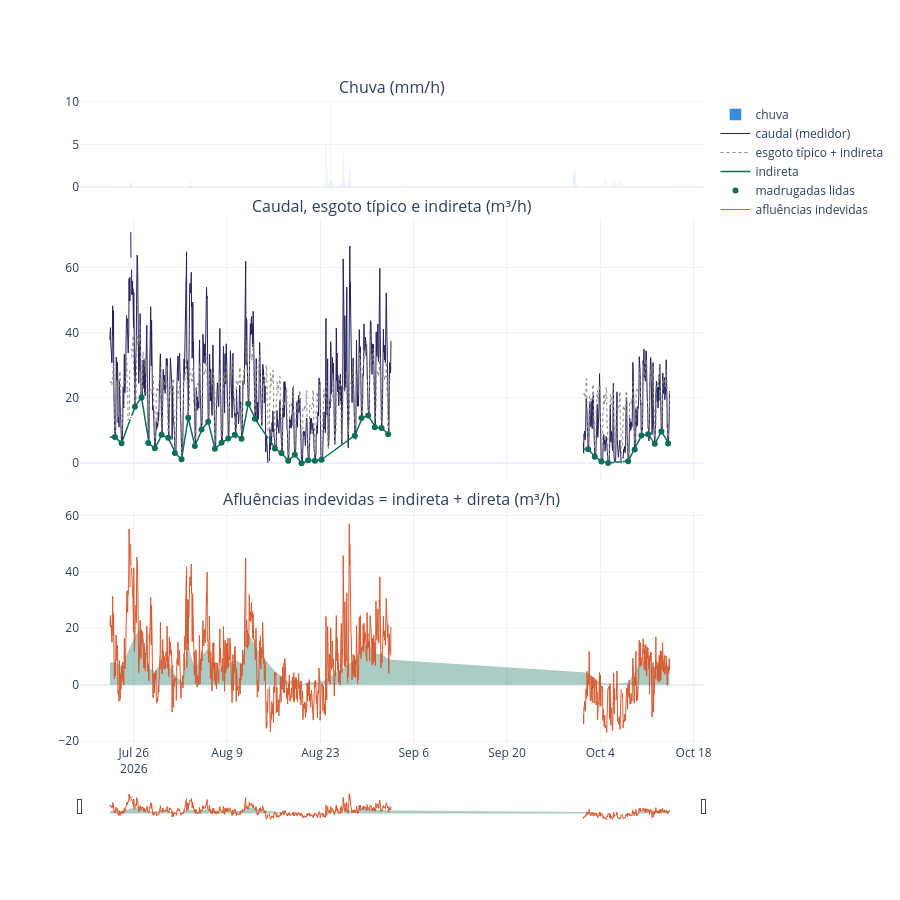

Notebook code for this chart:
### Markdown cell above
## The whole period, hour by hour

Top: rain. Middle: the meter's caudal, the typical esgoto from the table, and the indireta line (dots: the nights where we read it). Bottom: afluências indevidas split into indireta and direta. Direta can go below zero in an hour when sewage is below its typical value; that is expected, and it cancels out over a day.

### Code cell
h = novo.horas.reindex(pd.date_range(caudal.index.min(), caudal.index.max(), freq="h"))
fig = make_subplots(rows=3, cols=1, shared_xaxes=True, vertical_spacing=0.05, row_heights=[0.15, 0.45, 0.4],
                    subplot_titles=("Chuva (mm/h)", "Caudal, esgoto típico e indireta (m³/h)", "Afluências indevidas = indireta + direta (m³/h)"))
c_ = chuva.loc[caudal.index.min():caudal.index.max()]
fig.add_trace(go.Bar(x=c_.index, y=c_, marker_color="#378ADD", name="chuva"), row=1, col=1)
fig.add_trace(go.Scatter(x=h.index, y=h["caudal"], name="caudal (medidor)", line=dict(color="#26215C", width=1)), row=2, col=1)
fig.add_trace(go.Scatter(x=h.index, y=h["esgoto"] + h["indireta"], name="esgoto típico + indireta", line=dict(color="#888780", width=1, dash="dot")), row=2, col=1)
fig.add_trace(go.Scatter(x=h.index, y=h["indireta"], name="indireta", line=dict(color="#0F6E56", width=1.5)), row=2, col=1)
fig.add_trace(go.Scatter(x=novo.noites.index, y=novo.noites, mode="markers", name="madrugadas lidas", marker=dict(color="#0F6E56", size=6)), row=2, col=1)
fig.add_trace(go.Scatter(x=h.index, y=h["indireta"], name="indireta", line=dict(color="#0F6E56", width=0), fill="tozeroy", fillcolor="rgba(15,110,86,0.35)", showlegend=False), row=3, col=1)
fig.add_trace(go.Scatter(x=h.index, y=h["afluencias_indevidas"], name="afluências indevidas", line=dict(color="#D85A30", width=1)), row=3, col=1)
fig.update_layout(height=900, template="plotly_white", hovermode="x unified")
fig.update_xaxes(rangeslider=dict(visible=True, thickness=0.04), row=3, col=1)
fig.show()

### Figure 1 — Plotly figure (JSON) as saved in the notebook; plotly's stock layout.template omitted (floating-point values rounded to 4 significant figures; data arrays with more than 128 entries replaced by an {"elided": "..."} marker saying what was removed)
{"data": [{"marker": {"color": "#378ADD"}, "name": "chuva", "type": "bar", "x": {"elided": "2016 str values"}, "xaxis": "x", "y": {"elided": "2016 float values"}, "yaxis": "y"}, {"line": {"color": "#26215C", "width": 1}, "name": "caudal (medidor)", "type": "scatter", "x": {"elided": "2016 str values"}, "xaxis": "x2", "y": {"elided": "2016 float values"}, "yaxis": "y2"}, {"line": {"color": "#888780", "dash": "dot", "width": 1}, "name": "esgoto típico + indireta", "type": "scatter", "x": {"elided": "2016 str values"}, "xaxis": "x2", "y": {"elided": "2016 float values"}, "yaxis": "y2"}, {"line": {"color": "#0F6E56", "width": 1.5}, "name": "indireta", "type": "scatter", "x": {"elided": "2016 str values"}, "xaxis": "x2", "y": {"elided": "2016 float values"}, "yaxis": "y2"}, {"marker": {"color": "#0F6E56", "size": 6}, "mode": "markers", "name": "madrugadas lidas", "type": "scatter", "x": ["2026-07-23T04:00:00.000000", "2026-07-24T04:00:00.000000", "2026-07-26T04:00:00.000000", "2026-07-27T04:00:00.000000", "2026-07-28T04:00:00.000000", "2026-07-29T04:00:00.000000", "2026-07-30T04:00:00.000000", "2026-07-31T04:00:00.000000", "2026-08-01T04:00:00.000000", "2026-08-02T04:00:00.000000", "2026-08-03T04:00:00.000000", "2026-08-04T04:00:00.000000", "2026-08-05T04:00:00.000000", "2026-08-06T04:00:00.000000", "2026-08-07T04:00:00.000000", "2026-08-08T04:00:00.000000", "2026-08-09T04:00:00.000000", "2026-08-10T04:00:00.000000", "2026-08-11T04:00:00.000000", "2026-08-12T04:00:00.000000", "2026-08-13T04:00:00.000000", "2026-08-16T04:00:00.000000", "2026-08-17T04:00:00.000000", "2026-08-18T04:00:00.000000", "2026-08-19T04:00:00.000000", "2026-08-20T04:00:00.000000", "2026-08-21T04:00:00.000000", "2026-08-22T04:00:00.000000", "2026-08-23T04:00:00.000000", "2026-08-28T04:00:00.000000", "2026-08-29T04:00:00.000000", "2026-08-30T04:00:00.000000", "2026-08-31T04:00:00.000000", "2026-09-01T04:00:00.000000", "2026-09-02T04:00:00.000000", "2026-10-02T04:00:00.000000", "2026-10-03T04:00:00.000000", "2026-10-04T04:00:00.000000", "2026-10-05T04:00:00.000000", "2026-10-08T04:00:00.000000", "2026-10-09T04:00:00.000000", "2026-10-10T04:00:00.000000", "2026-10-11T04:00:00.000000", "2026-10-12T04:00:00.000000", "2026-10-13T04:00:00.000000", "2026-10-14T04:00:00.000000"], "xaxis": "x2", "y": [8.028, 6.168, 17.35, 20.16, 6.241, 4.614, 8.725, 7.806, 3.149, 1.249, 13.96, 5.32, 10.33, 12.72, 4.475, 6.316, 7.58, 8.773, 7.549, 18.24, 13.67, 4.558, 3.191, 0.7632, 2.648, 0.036, 0.9252, 0.7896, 1.085, 8.431, 13.91, 14.62, 11.08, 10.82, 8.88, 4.309, 1.992, 0.5724, 0.078, 0.6552, 4.252, 8.555, 8.939, 5.953, 9.768, 6.043], "yaxis": "y2"}, {"fill": "tozeroy", "fillcolor": "rgba(15,110,86,0.35)", "line": {"color": "#0F6E56", "width": 0}, "name": "indireta", "showlegend": false, "type": "scatter", "x": {"elided": "2016 str values"}, "xaxis": "x3", "y": {"elided": "2016 float values"}, "yaxis": "y3"}, {"line": {"color": "#D85A30", "width": 1}, "name": "afluências indevidas", "type": "scatter", "x": {"elided": "2016 str values"}, "xaxis": "x3", "y": {"elided": "2016 float values"}, "yaxis": "y3"}], "layout": {"annotations": [{"font": {"size": 16}, "showarrow": false, "text": "Chuva (mm/h)", "x": 0.5, "xanchor": "center", "xref": "paper", "y": 1, "yanchor": "bottom", "yref": "paper"}, {"font": {"size": 16}, "showarrow": false, "text": "Caudal, esgoto típico e indireta (m³/h)", "x": 0.5, "xanchor": "center", "xref": "paper", "y": 0.815, "yanchor": "bottom", "yref": "paper"}, {"font": {"size": 16}, "showarrow": false, "text": "Afluências indevidas = indireta + direta (m³/h)", "x": 0.5, "xanchor": "center", "xref": "paper", "y": 0.36, "yanchor": "bottom", "yref": "paper"}], "height": 900, "hovermode": "x unified", "xaxis": {"anchor": "y", "domain": [0, 1], "matches": "x3", "showticklabels": false}, "xaxis2": {"anchor": "y2", "domain": [0, 1], "matches": "x3", "showticklabels": false}, "xaxis3": {"anchor": "y3", "domain": [0, 1], "rangeslider": {"thickness": 0.04, "visible": true}}, "yaxis": {"anchor": "x", "domain": [0.865, 1]}, "yaxis2": {"anchor": "x2", "domain": [0.41, 0.815]}, "yaxis3": {"anchor": "x3", "domain": [0, 0.36]}}}
